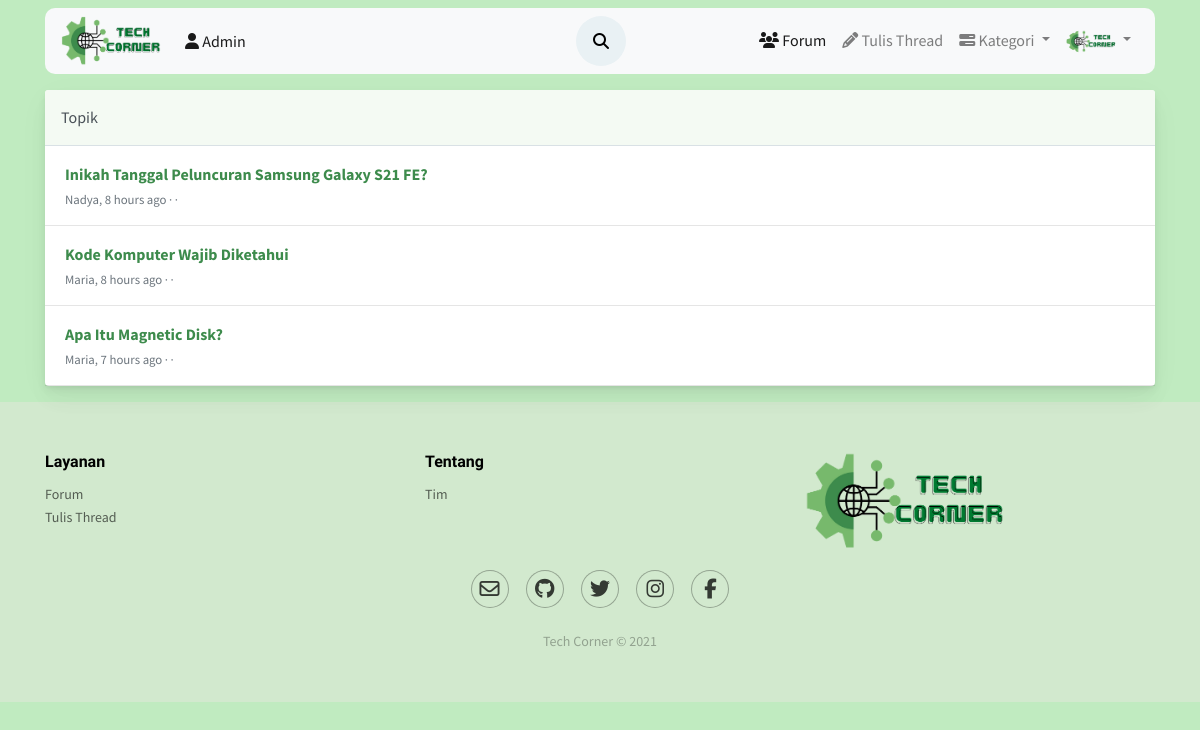
Screenshot of /forum/action.php (signed in) with the database file from the repository.
### tables this page shows
CREATE TABLE `posting` (
  `id_thread` int(50) NOT NULL,
  `user_id` int(50) NOT NULL,
  `judul` varchar(200) NOT NULL,
  `konten` text NOT NULL,
  `kategori` varchar(50) NOT NULL,
  `thumb` varchar(50) NOT NULL,
  `tanggal_posting` timestamp NOT NULL DEFAULT current_timestamp(),
  `diubah` varchar(20) DEFAULT NULL
);

CREATE TABLE `users` (
  `id_user` int(11) NOT NULL,
  `username` varchar(50) NOT NULL,
  `email` varchar(100) NOT NULL,
  `password` varchar(100) NOT NULL,
  `name` varchar(100) NOT NULL,
  `foto` varchar(50) NOT NULL,
  `level` varchar(20) NOT NULL,
  `vkey` varchar(200) NOT NULL,
  `verified` enum('0','1') NOT NULL DEFAULT '0' COMMENT '0 = not verified\r\n1 = verified\r\n',
  `created_at` timestamp(6) NOT NULL DEFAULT current_timestamp(6)
);

### forum/funct/function.php (called while the page is built, shortened)
<?php
function query($query)
{
    global $conn;
    $result=mysqli_query($conn,$query);
    $rows=[];
    while($row= mysqli_fetch_assoc($result))
    {
        $rows[]=$row;
    }
    return $rows;
}
function users($id_user)
{
     $query="SELECT * FROM users WHERE
        id_user ='$id_user';";
     return query($query);
}
function times( $time )
{
    $time_difference = time() - $time;
    $condition = array( 12 * 30 * 24 * 60 * 60 =>  'year',
                30 * 24 * 60 * 60       =>  'month',
                24 * 60 * 60            =>  'day',
                60 * 60                 =>  'hour',
                60                      =>  'minute',
                1                       =>  'second'
    );
    foreach( $condition as $secs => $str )
    {
        $d = $time_difference / $secs;
        if( $d >= 1 )
        {
            $t = round( $d );
            return  $t . ' ' . $str . ( $t > 1 ? 's' : '' ) . ' ago';
        }
    }
}
?>

### forum/action.php (the view, shortened to what this page needs)
<?php include('layout/header.php'); ?>
<link rel="stylesheet" href="assets/css/forum.css">
<?php include('layout/navbar.php'); ?>
<?php include('funct/function.php'); ?>
<div class="forum">
  <div class="container align-self-center">
    <div class="card mb-3 mt-3">
      <div class="card-header pl-0 pr-0">
        <div class="row no-gutters w-100 align-items-center">
          <div class="col ml-3">Topik</div>
        </div>
      </div>
      <?php
        $keywords = $_GET['keywords'];
        $query = "SELECT * FROM posting WHERE judul LIKE '%$keywords%' OR konten LIKE '%$keywords%'";
        $result = mysqli_query($conn, $query);
        if(mysqli_num_rows($result) > 0) {
          while ($rows = $result->fetch_assoc()) {
      ?>
      <?php foreach ($res = users($rows['user_id']) as $user) : ?>
        <div class="card-body py-3">
            <div class="row no-gutters align-items-center">
                <div class="col"> <a href="view.php?thread=<?= $rows['id_thread']; ?>" class="text-big" data-abc="true"><?= $rows['judul']; ?></a>
                    <div class="text-muted small mt-1"> <?= $user['username'] ?>, <?= times(strtotime($rows['tanggal_posting'])) ?> ·&nbsp;·&nbsp; <a href="javascript:void(0)" class="text-muted" data-abc="true"></a></div>
                </div>
            </div>
        </div>
        <hr class="m-0">
      <?php endforeach; ?>
      <?php }
      } ?>
    </div>
  </div>
</div>
<?php include('layout/footer.php'); ?>

### forum/assets/css/style.css (style rules this page uses)
.body { background-color: #c0ebc0; font-size: 16px; font-family: 'Source Sans Pro', sans-serif; }

### forum/assets/css/forum.css (style rules this page uses)
body { margin: 0; font-family: -apple-system, BlinkMacSystemFont, "Segoe UI", Roboto, "Helvetica Neue", Arial, "Noto Sans", sans-serif, "Apple Color Emoji", "Segoe UI Emoji", "Segoe UI Symbol", "Noto Color Emoji"; font-size: .88rem; font-weight: 400; line-height: 1.5; color: #495057; text-align: left; background-color: #f4faf3; }
.card { box-shadow: 0 0.46875rem 2.1875rem rgba(4, 9, 20, 0.03), 0 0.9375rem 1.40625rem rgba(4, 9, 20, 0.03), 0 0.25rem 0.53125rem rgba(4, 9, 20, 0.05), 0 0.125rem 0.1875rem rgba(4, 9, 20, 0.03); border-width: 0; transition: all .2s }
.card-header:first-child { border-radius: calc(.25rem - 1px) calc(.25rem - 1px) 0 0 }
.card-header { display: flex; align-items: center; border-bottom-width: 1px; padding-top: 0; padding-bottom: 0; padding-right: .625rem; height: 3.5rem; background-color: #f4faf3; border-bottom: 1px solid rgba(26, 54, 126, 0.125) }
.card-body { flex: 1 1 auto; padding: 1.25rem }
.forum a { color: #3d8b4c; font-weight: bold; text-decoration: none !important; background-color: transparent }

### rows the page displays
posting: judul "Inikah Tanggal Peluncuran Samsung Galaxy S21 FE?", tanggal_posting "8 hours ago"
users: username "Nadya"
posting: judul "Kode Komputer Wajib Diketahui", tanggal_posting "8 hours ago"
users: username "Maria"
posting: judul "Apa Itu Magnetic Disk?", tanggal_posting "7 hours ago"
